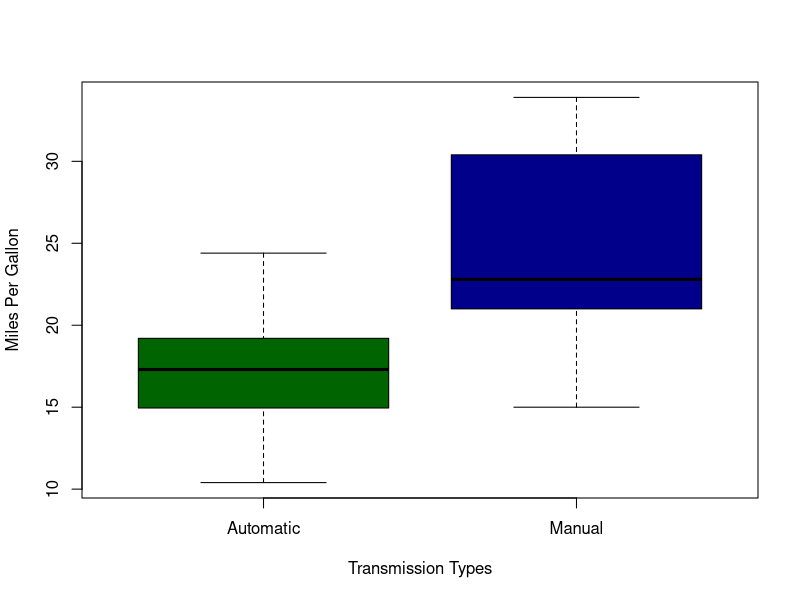
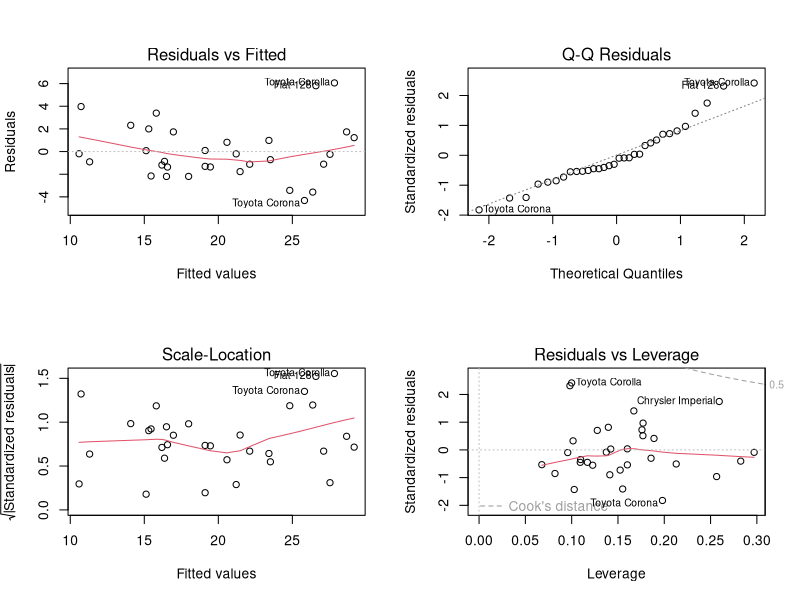

Write R code to recreate these figures, in order.
## ---- chunk 1
if (!require("knitr")) {
	install.packages("knitr")}

data(mtcars) #Loading the dataset
library(knitr)
## ---- chunk 2
knitr::opts_chunk$set(echo = TRUE) #Make the code always visible
knitr::opts_chunk$set(cache=TRUE)
## ---- chunk 3
dim(mtcars)
str(mtcars)
head(mtcars, 5)
## ---- chunk 4
mtcars$am <- factor(mtcars$am, labels=c("Automatic","Manual")) # for better readibility, O and 1 are renamed: 0=automatic, 1=manual
## ---- chunk 5
boxplot(mpg ~ am, data = mtcars, col = (c("dark green","dark blue")), ylab = "Miles Per Gallon", xlab = "Transmission Types") #Display a quick and dirty graph for the data
## ---- chunk 6
inference <- t.test(mpg ~ am, data=mtcars)
inference$p.value
inference$estimate
## ---- chunk 7
LinReg <- lm(mpg ~ am, data=mtcars)
summary(LinReg)
## ---- chunk 8
AOV <- aov(mpg ~ ., data = mtcars)
summary(AOV)

## ---- chunk 9
multivar <- lm(mpg ~ am + cyl + disp + wt, data = mtcars)
summary(multivar)
## ---- chunk 10
par(mfrow = c(2,2))
plot(multivar)
